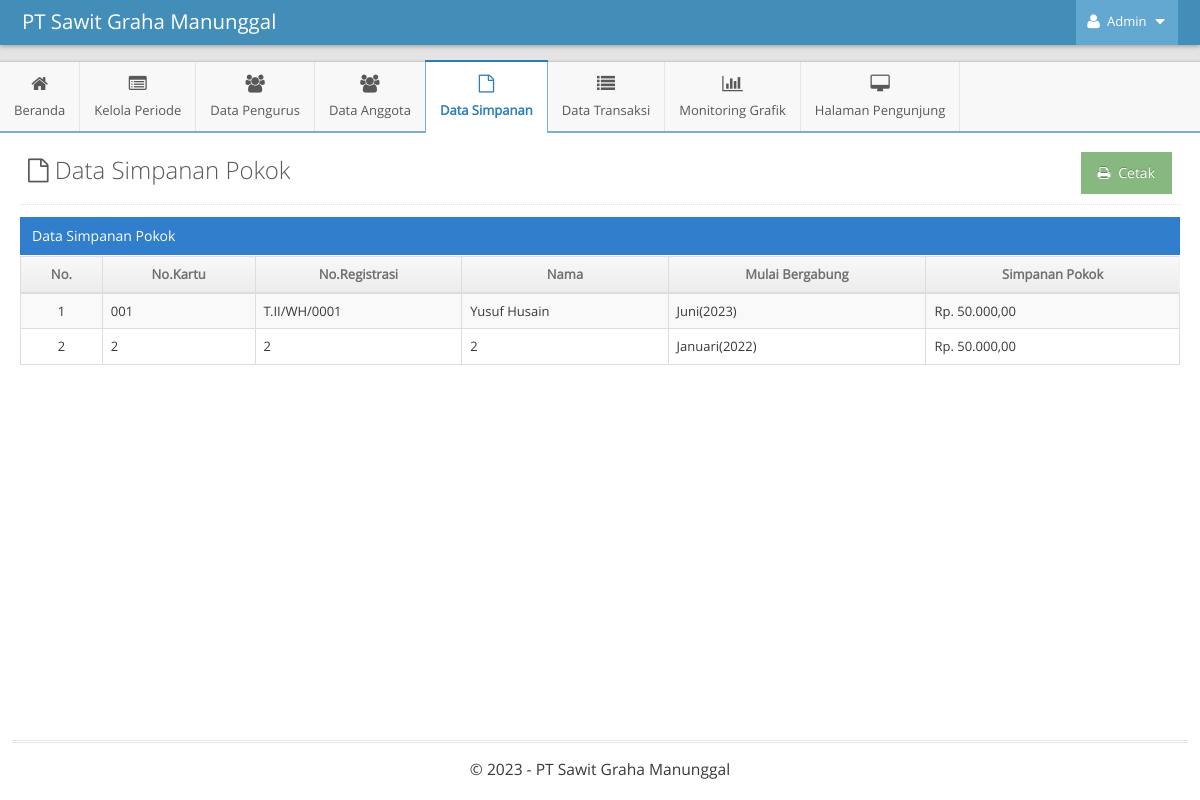
Page /indexAdmin.php?p=simpanan-pokok (signed in) on the earlier database version.
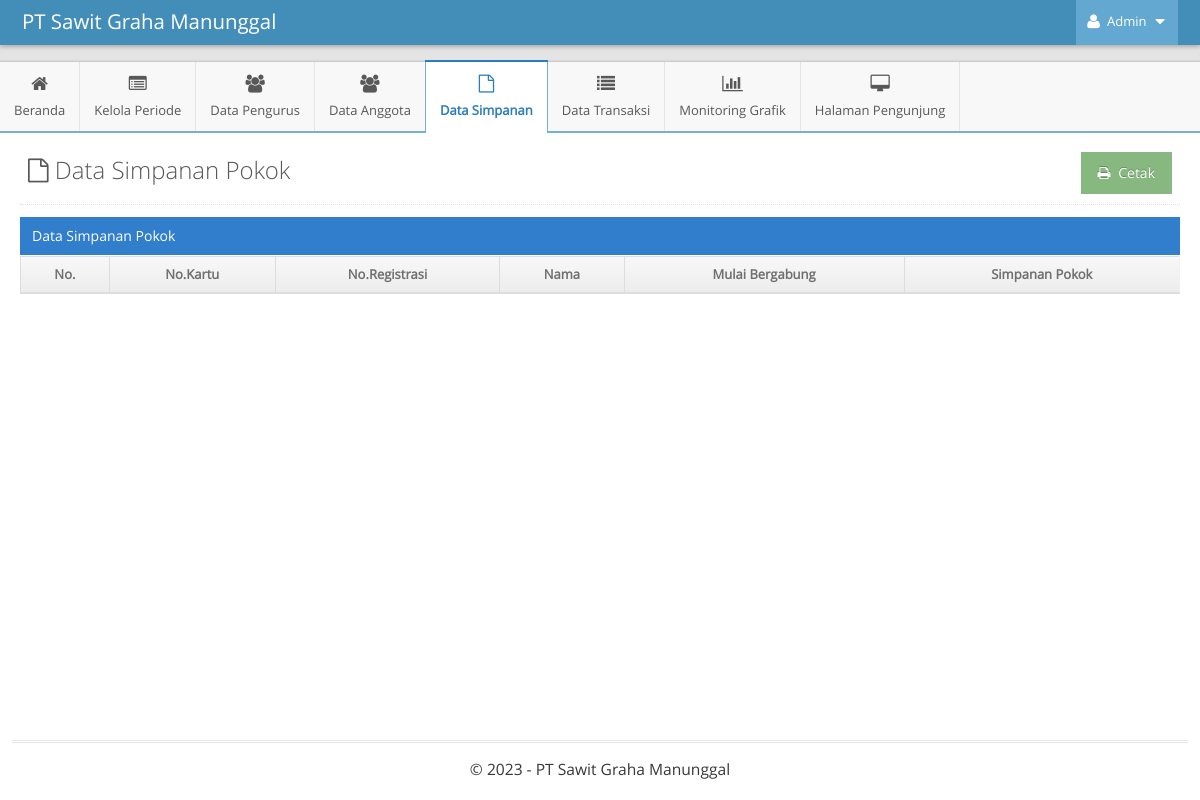
Same page on the later database version.
### tables this page shows
CREATE TABLE `simpanan_pokok` (
  `id` int(11) NOT NULL,
  `id_anggota` int(11) DEFAULT NULL,
  `simpanan` bigint(20) DEFAULT NULL
);

CREATE TABLE `anggota` (
  `id_anggota` int(11) NOT NULL,
  `username` varchar(255) NOT NULL,
  `password` varchar(255) NOT NULL,
  `nama` varchar(255) NOT NULL,
  `no_kartu` varchar(255) NOT NULL,
  `no_registrasi` varchar(255) NOT NULL,
  `alamat` text NOT NULL,
  `ktp` varchar(16) NOT NULL,
  `luas_plasma` float NOT NULL,
  `foto` varchar(255) NOT NULL,
  `foto_bukti` varchar(255) NOT NULL,
  `id_tahun` int(11) NOT NULL,
  `id_bulan` int(11) DEFAULT NULL
);

CREATE TABLE `bulan` (
  `id` int(11) NOT NULL,
  `bulan` varchar(255) DEFAULT NULL
);

CREATE TABLE `tahun` (
  `id` int(11) NOT NULL,
  `tahun` int(11) DEFAULT NULL
);

### functions/functions-admin.php (called while the page is built, shortened)
<?php
$host = 'localhost';
$username = 'root';
$password = '';
$dbname = 'skripsi-pirda';
$conn = mysqli_connect($host, $username, $password, $dbname);
function tampilData($query)
{
    global $conn;
    $result = mysqli_query($conn, $query);
    $rows = [];
    while ($row = mysqli_fetch_assoc($result)) {
        $rows[] = $row;
    }
    return $rows;
}

### pages-admin/simpanan-pokok.php (the view)
<?php
$query_tampil = "SELECT
					*
				FROM
					simpanan_pokok
				INNER JOIN anggota ON simpanan_pokok.id_anggota = anggota.id_anggota
				INNER JOIN tahun ON tahun.id = anggota.id_tahun
				INNER JOIN bulan ON bulan.id = anggota.id_bulan";
$data = tampilData($query_tampil);
?>
<div class="page-content">
	<div class="page-header">
		<h1 style="color:#585858">
			<i class="ace-icon fa fa-file-o"></i> Data Simpanan Pokok
			<a target="_blank" href="pages-admin/cetak-simpanan-pokok.php">
				<button class="btn btn-success pull-right">
					<i class="ace-icon fa fa-print"></i> Cetak
				</button>
			</a>
		</h1>
	</div>
	<div class="row">
		<div class="col-xs-12">
			<div class="row">
				<div class="col-xs-12">
					<div class="table-header">
						Data Simpanan Pokok
					</div>
					<div>
						<table id="dynamic-table" class="table table-striped table-bordered table-hover">
							<thead>
								<tr>
									<th>No.</th>
									<th>No.Kartu</th>
									<th>No.Registrasi</th>
									<th>Nama</th>
									<th>Mulai Bergabung</th>
									<th>Simpanan Pokok</th>
								</tr>
							</thead>
							<tbody>
								<?php
								$i = 1;
								foreach ($data as $value) {
								?>
									<tr>
										<td class="center"><?= $i; ?></td>
										<td><?= $value['no_kartu'] ?></td>
										<td><?= $value['no_registrasi'] ?></td>
										<td><?= $value['nama'] ?></td>
										<td><?= $value['bulan'] ?>(<?= $value['tahun'] ?>)</td>
										<td>Rp. <?= number_format($value['simpanan'], 2, ",", "."); ?></td>
									</tr>
								<?php
									$i++;
								}
								?>
							</tbody>
						</table>
					</div>
				</div>
			</div>
		</div>
	</div>
</div>

### indexAdmin.php (shortened to what this page needs)
<?php
include 'functions/functions-admin.php';
$p = isset($_GET['p']) ? $_GET['p'] : 'beranda';
?>
<!DOCTYPE html>
<html lang="en">
<head>
    <link rel="stylesheet" type="text/css" href="assets-admin/css/bootstrap.min.css" />
    <link rel="stylesheet" type="text/css" href="assets-admin/plugins/font-awesome-4.6.3/css/font-awesome.min.css" />
    <link rel="stylesheet" type="text/css" href="assets-admin/plugins/chosen/css/chosen.min.css" />
    <link rel="stylesheet" type="text/css" href="assets-admin/plugins/datepicker/css/datepicker.min.css" />
    <link rel="stylesheet" type="text/css" href="assets-admin/css/ace.min.css" class="ace-main-stylesheet" id="main-ace-style" />
    <link rel="stylesheet" type="text/css" href="assets-admin/js/ace-extra.min.js" />
</head>
<body class="no-skin">
    <div id="navbar" class="navbar navbar-default navbar-collapse h-navbar navbar-fixed-top">
        <div class="navbar-container" id="navbar-container">
            <div class="navbar-header pull-left">
                <a href="index.html" class="navbar-brand">
                    <small>
                        PT Sawit Graha Manunggal
                    </small>
                </a>
            </div>
            <div class="navbar-buttons navbar-header pull-right  collapse navbar-collapse" role="navigation">
                <ul class="nav ace-nav">
                    <li class="light-blue">
                        <a data-toggle="dropdown" href="#" class="dropdown-toggle">
                            <i class="ace-icon fa fa-user"></i>
                            <span class="user-info">
                                Admin
                            </span>
                            <i class="ace-icon fa fa-caret-down"></i>
                        </a>
                    </li>
                </ul>
            </div>
        </div>
    </div>
    <div class="main-container" id="main-container">
        <div id="sidebar" class="sidebar h-sidebar navbar-collapse collapse sidebar-fixed">
            <ul class="nav nav-list">
                <li class="hover <?= $p === 'beranda' ? 'active' : '' ?>">
                    <a href="indexAdmin.php?p=beranda">
                        <i class="menu-icon fa fa-home"></i>
                        <span class="menu-text"> Beranda </span>
                    </a>
                </li>
                <li class="hover <?= $p === 'periode' || $p === 'kelola-tahun' || $p === 'kelola-bulan' ? 'active' : '' ?>">
                    <a class="dropdown-toggle" href="#">
                        <i class="menu-icon fa fa-list-alt"></i>
                        <span class="menu-text"> Kelola Periode </span>
                    </a>
                </li>
                <li class="hover <?= $p === 'pengurus' ? 'active' : '' ?>">
                    <a href="indexAdmin.php?p=pengurus">
                        <i class="menu-icon fa fa-users"></i>
                        <span class="menu-text"> Data Pengurus </span>
                    </a>
                </li>
                <li class="hover <?= $p === 'anggota' ? 'active' : '' ?>">
                    <a href="indexAdmin.php?p=anggota">
                        <i class="menu-icon fa fa-users"></i>
                        <span class="menu-text"> Data Anggota </span>
                    </a>
                </li>
                <li class="hover <?= $p === 'simpanan-pokok' || $p == 'simpanan-wajib-tahun' || $p == 'simpanan-wajib-bulan' || $p == 'simpanan-wajib' ? 'active' : '' ?>">
                    <a class="dropdown-toggle" href="#">
                        <i class="menu-icon fa fa-file-o"></i>
                        <span class="menu-text"> Data Simpanan </span>
                    </a>
                </li>
                <li class="hover <?= $p === 'transaksi-tahun' || $p == 'transaksi-bulan' || $p == 'transaksi' ? 'active' : '' ?>">
                    <a href="indexAdmin.php?p=transaksi-tahun">
                        <i class="menu-icon fa fa-list"></i>
                        <span class="menu-text"> Data Transaksi </span>
                    </a>
                </li>
                <li class="hover <?= $p === 'grafik' || $p === 'grafik-anggota-per-tahun' || $p === 'grafik-hektar-per-tahun' || $p === 'grafik-simpanan-per-tahun' ? 'active' : '' ?>">
                    <a class="dropdown-toggle" href="#">
                        <i class="menu-icon fa fa-bar-chart"></i>
                        <span class="menu-text">Monitoring Grafik </span>
                    </a>
                </li>
                <li class="hover <?= $p === 'profil' || $p === 'galeri' || $p === 'kontak' ? 'active' : '' ?>">
                    <a class="dropdown-toggle" href="#">
                        <i class="menu-icon fa fa-desktop"></i>
                        <span class="menu-text"> Halaman Pengunjung </span>
                    </a>
                </li>
            </ul>
        </div>
        <div class="main-content">
            <div class="main-content-inner">
                <?php
                $pages_dir = 'pages-admin';
                if (!empty($_GET['p'])) {
                    $pages = scandir($pages_dir, 0);
                    unset($pages[0], $pages[1]);
                    $p = $_GET['p'];
                    if (in_array($p . '.php', $pages)) {
                        include($pages_dir . '/' . $p . '.php');
                    } else {
                        echo 'Halaman Tidak Ditemukan';
                    }
                } else {
                    include($pages_dir . '/beranda.php');
                }
                ?>
            </div>
        </div>
        <div class="footer">
            <div class="footer-inner">
                <div class="footer-content">
                    <span class="bigger-120">
                        &copy; 2023 - PT Sawit Graha Manunggal
                    </span>
                </div>
            </div>
        </div>
    </div>
</body>
</html>

Differences in the rows shown:
removed simpanan_pokok: id_anggota.no_kartu "001", id_anggota.no_registrasi "T.II/WH/0001", id_anggota.nama "Yusuf Husain", bulan.bulan "Juni", tahun.tahun "2023", simpanan "50.000,00"
removed simpanan_pokok: id_anggota.no_kartu "2", id_anggota.no_registrasi "2", id_anggota.nama "2", bulan.bulan "Januari", tahun.tahun "2022", simpanan "50.000,00"
